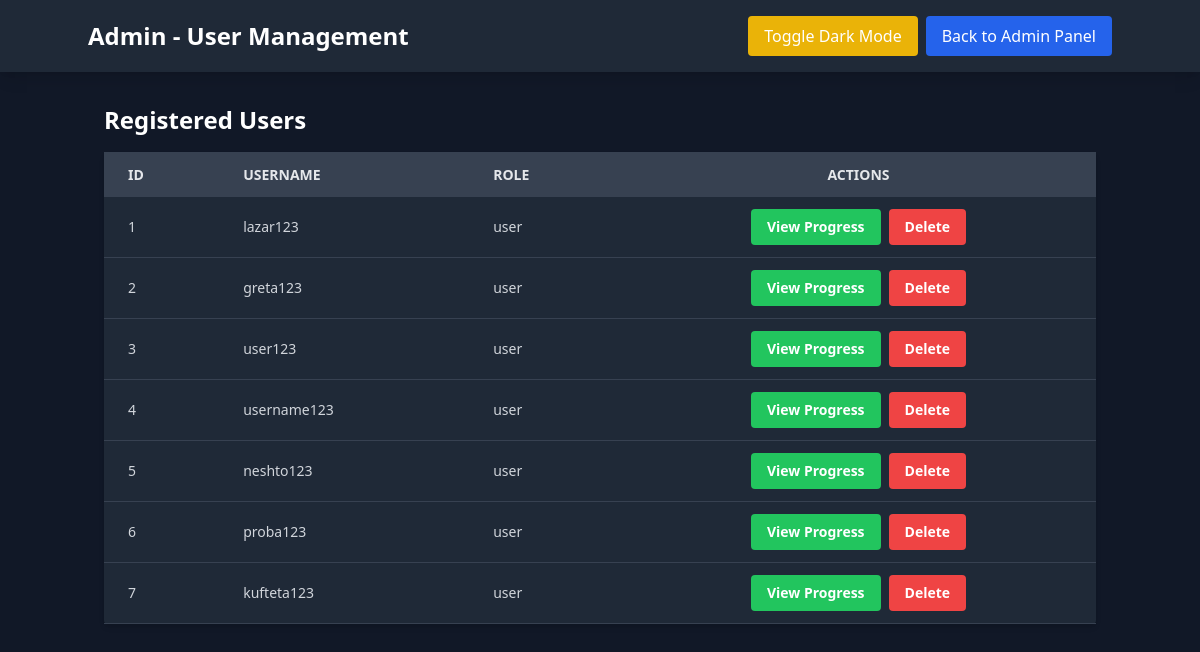
Before: /admin/users with the older database file.
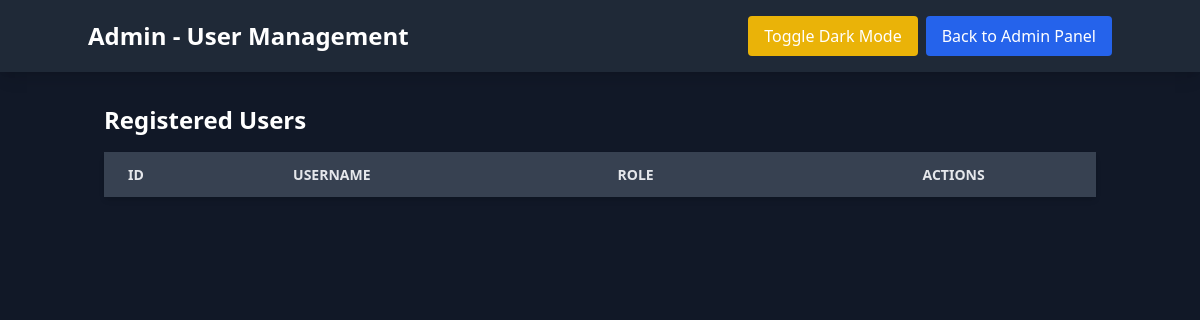
After: the same page with the newer database file.
### models.py (models this page shows, shortened)
class User(db.Model, UserMixin):
    id = db.Column(db.Integer, primary_key=True)
    username = db.Column(db.String(20), unique=True, nullable=False)
    password_hash = db.Column(db.String(128), nullable=False)
    role = db.Column(db.String(10), nullable=False, default='user')

### Mech/main/routes.py (the view)
@main.route('/admin/users')
def view_users():
    users = User.query.all()
    return render_template('user_list.html', users=users)

### Mech/main/templates/user_list.html (shortened to what this page needs)
<!DOCTYPE html>
<html lang="en" class="dark">
<head>
    <script src="https://cdn.tailwindcss.com"></script>
</head>
<body class="bg-gray-100 dark:bg-gray-900 dark:text-white font-sans">
    <nav class="bg-gray-800 p-4 shadow-lg mb-4">
        <div class="container mx-auto flex justify-between items-center">
            <span class="text-white text-2xl font-bold">Admin - User Management</span>
            <div class="flex gap-2">
                <button id="toggleDarkMode" class="bg-yellow-500 hover:bg-yellow-600 text-white px-4 py-2 rounded">
                    Toggle Dark Mode
                </button>
                <a href="{{ url_for('main.admin_main') }}" class="bg-blue-600 text-white px-4 py-2 rounded hover:bg-blue-700">
                    Back to Admin Panel
                </a>
            </div>
        </div>
    </nav>
    <div class="container mx-auto p-4">
        <h2 class="text-2xl font-semibold mb-4">Registered Users</h2>
        <table class="min-w-full bg-white dark:bg-gray-800 shadow-md rounded">
            <thead>
                <tr class="bg-gray-200 dark:bg-gray-700 text-gray-600 dark:text-gray-200 uppercase text-sm leading-normal">
                    <th class="py-3 px-6 text-left">ID</th>
                    <th class="py-3 px-6 text-left">Username</th>
                    <th class="py-3 px-6 text-left">Role</th>
                    <th class="py-3 px-6 text-center">Actions</th>
                </tr>
            </thead>
            <tbody class="text-gray-700 dark:text-gray-300 text-sm font-light">
                {% for user in users %}
                <tr class="border-b border-gray-200 dark:border-gray-700 hover:bg-gray-100 dark:hover:bg-gray-700">
                    <td class="py-3 px-6 text-left">{{ user.id }}</td>
                    <td class="py-3 px-6 text-left">{{ user.username }}</td>
                    <td class="py-3 px-6 text-left">{{ user.role }}</td>
                    <td class="py-3 px-6 text-center flex justify-center gap-2">
                        {% if user.role != 'admin' %}
                        <a href="{{ url_for('main.progress', user_id=user.id) }}"
                           class="bg-green-500 hover:bg-green-700 text-white font-bold py-2 px-4 rounded">
                            View Progress
                        </a>
                        <form method="POST" action="{{ url_for('main.delete_user', user_id=user.id) }}"
                              onsubmit="return confirm('Are you sure you want to delete this user?');">
                            <button type="submit" class="bg-red-500 hover:bg-red-700 text-white font-bold py-2 px-4 rounded">
                                Delete
                            </button>
                        </form>
                        {% else %}
                        <span class="text-gray-400 italic">Protected</span>
                        {% endif %}
                    </td>
                </tr>
                {% endfor %}
            </tbody>
        </table>
    </div>
</body>
</html>

Changed rows visible on the page:
removed User: id "1", username "lazar123", role "user"
removed User: id "2", username "greta123", role "user"
removed User: id "3", username "user123", role "user"
removed User: id "4", username "username123", role "user"
removed User: id "5", username "neshto123", role "user"
removed User: id "6", username "proba123", role "user"
removed User: id "7", username "kufteta123", role "user"
